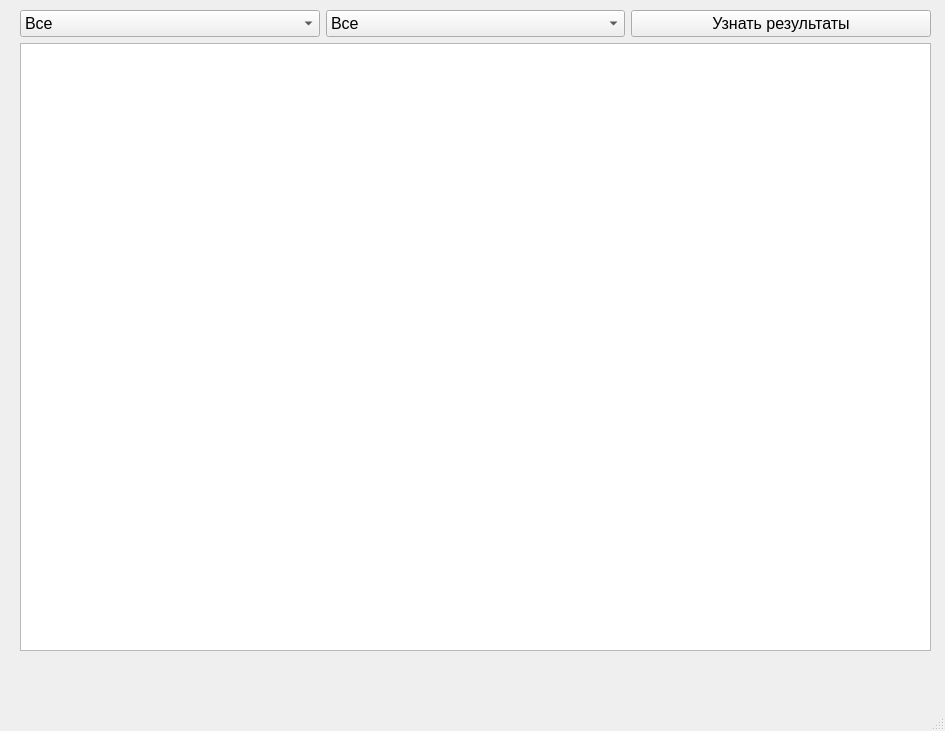
<?xml version="1.0" encoding="UTF-8"?>
<ui version="4.0">
 <class>MainWindow</class>
 <widget class="QMainWindow" name="MainWindow">
  <property name="geometry">
   <rect>
    <x>0</x>
    <y>0</y>
    <width>945</width>
    <height>731</height>
   </rect>
  </property>
  <property name="font">
   <font>
    <pointsize>12</pointsize>
   </font>
  </property>
  <property name="windowTitle">
   <string>MainWindow</string>
  </property>
  <widget class="QWidget" name="centralwidget">
   <widget class="QWidget" name="verticalLayoutWidget">
    <property name="geometry">
     <rect>
      <x>20</x>
      <y>10</y>
      <width>911</width>
      <height>641</height>
     </rect>
    </property>
    <layout class="QVBoxLayout" name="verticalLayout">
     <item>
      <layout class="QHBoxLayout" name="horizontalLayout">
       <item>
        <widget class="QComboBox" name="comboBox_school">
         <item>
          <property name="text">
           <string>Все</string>
          </property>
         </item>
        </widget>
       </item>
       <item>
        <widget class="QComboBox" name="comboBox_class">
         <item>
          <property name="text">
           <string>Все</string>
          </property>
         </item>
        </widget>
       </item>
       <item>
        <widget class="QPushButton" name="QPushButton">
         <property name="text">
          <string>Узнать результаты</string>
         </property>
        </widget>
       </item>
      </layout>
     </item>
     <item>
      <widget class="QTableWidget" name="tableWidget"/>
     </item>
    </layout>
   </widget>
  </widget>
  <widget class="QMenuBar" name="menubar">
   <property name="geometry">
    <rect>
     <x>0</x>
     <y>0</y>
     <width>945</width>
     <height>34</height>
    </rect>
   </property>
  </widget>
  <widget class="QStatusBar" name="statusbar"/>
 </widget>
 <resources/>
 <connections/>
</ui>
